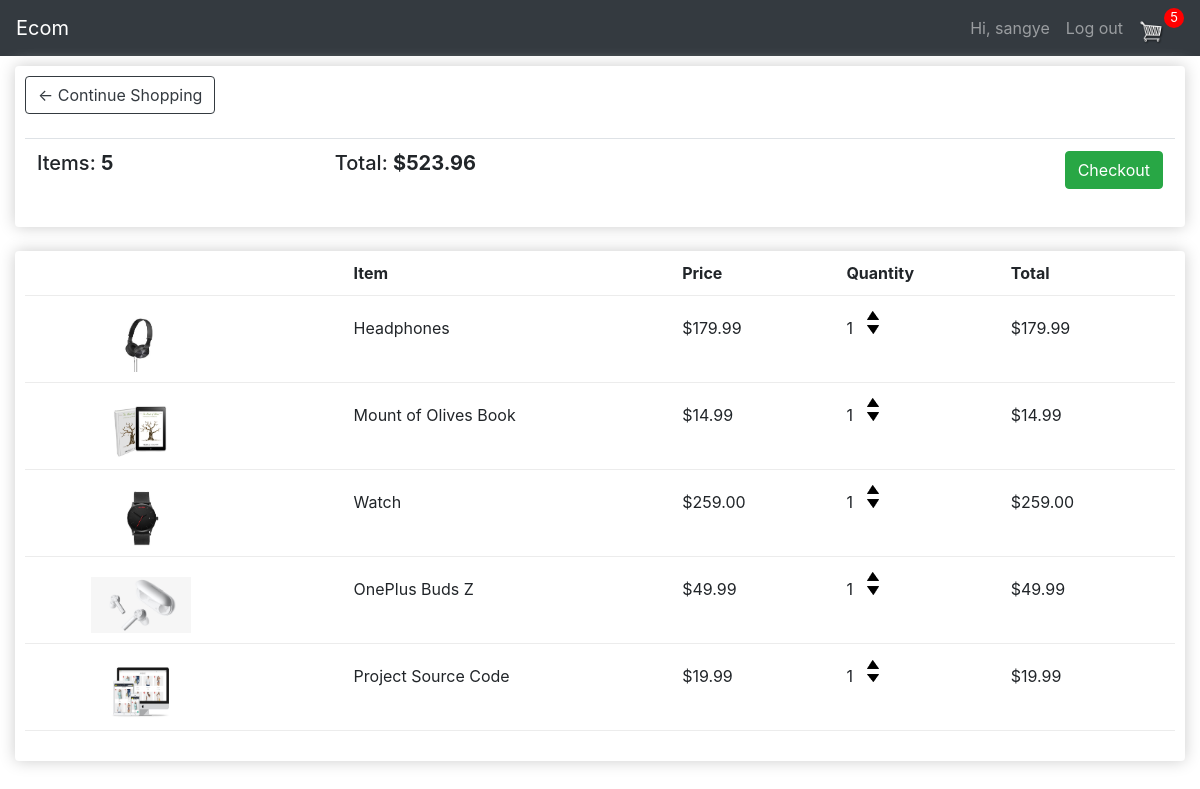
The page /cart/ (signed in) on the database as committed earlier.
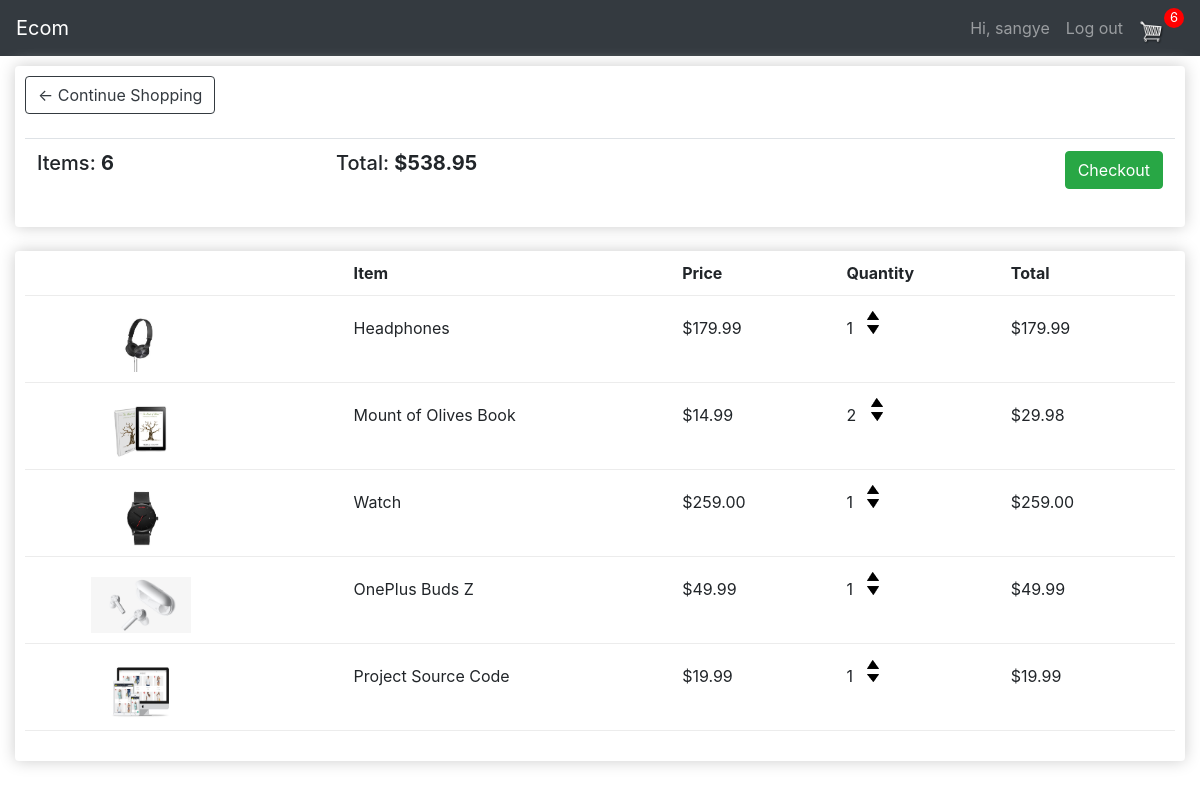
The same page on the database as committed later.
### store/models.py (models this page shows, shortened)
class Order(models.Model):
    customer = models.ForeignKey(Customer, on_delete=models.SET_NULL, blank=True, null=True)
    date_ordered = models.DateField(auto_now_add=True)
    complete = models.BooleanField(default=False, null=True, blank=False)
    transaction_id = models.CharField(max_length=200, null=True)
    @property
    def get_cart_total(self):
        orderitems = self.orderitem_set.all()
        total = sum([item.get_total for item in orderitems])
        return total
    @property
    def get_cart_items(self):
        orderitems = self.orderitem_set.all()
        total = sum([item.quantity for item in orderitems])
        return total

class OrderItem(models.Model):
    product = models.ForeignKey(Product, on_delete=models.SET_NULL, blank=True, null=True)
    order = models.ForeignKey(Order, on_delete=models.SET_NULL, blank=True, null=True)
    quantity = models.IntegerField(default=0, blank=True, null=True)
    date_added = models.DateTimeField(auto_now_add=True)
    @property
    def get_total(self):
        total = self.product.price * self.quantity
        return total

class Product(models.Model):
    name = models.CharField(max_length=200)
    price = models.DecimalField(max_digits=7, decimal_places=2)
    digital = models.BooleanField(default=False, null=True, blank=False)
    image = models.ImageField(null=True, blank=True)
    def __str__(self):
        return self.name
    @property
    def image_url(self):
        try:
            url = self.image.url
        except:
            url = ''
        return url

### store/views.py (the view)
# urls.py: path('cart/', views.cart, name='cart'),
def cart(request):
    data = cart_data(request)
    items = data['items']
    order = data['order']
    cart_items = data['cartItems']
    context = {'items': items, 'order': order, 'cartItems': cart_items}
    return render(request, 'store/cart.html', context)

### store/utils.py (called while the page is built)
def cart_data(request):
    if request.user.is_authenticated:
        customer = request.user.customer
        order, created = Order.objects.get_or_create(customer=customer, complete=False)
        items = order.orderitem_set.all()
        cart_items = order.get_cart_items
    else:
        cookie_data = cookie_cart(request)
        items = cookie_data['items']
        order = cookie_data['order']
        cart_items = cookie_data['cartItems']
    return {'items': items, 'order': order, 'cartItems': cart_items}

### store/templates/store/cart.html
{% extends 'store/base.html' %}
{% load static %}
{% block content %}
    <div class="row">
        <div class="col-lg-12">
            <div class="box-element">
                <a class="btn btn-outline-dark" href="{% url 'store:index' %}">&#x2190; Continue Shopping</a>
                <br>
                <br>
                <table class="table">
                    <tr>
                        <th><h5>Items: <strong>{{order.get_cart_items}}</strong></h5></th>
                        <th><h5>Total: <strong>${{order.get_cart_total}}</strong></h5></th>
                        <th>
                            <a class="btn btn-success checkout-btn" href="{% url 'store:checkout' %}">Checkout</a>
                        </th>
                    </tr>
                </table>
            </div>
            <br>
            <div class="box-element">
                <div class="cart-row">
                    <div class="flex-2"></div>
                    <div class="flex-2"><strong>Item</strong></div>
                    <div class="flex-1"><strong>Price</strong></div>
                    <div class="flex-1"><strong>Quantity</strong></div>
                    <div class="flex-1"><strong>Total</strong></div>
                </div>
                {% for item in items %}
                    <div class="cart-row">
                        <div class="flex-2"><img class="row-image" src="{{item.product.image_url}}" alt="{{item.product}}"></div>
                        <div class="flex-2">{{item.product.name}}</div>
                        <div class="flex-1">${{item.product.price}}</div>
                        <div class="flex-1">
                            <p class="quantity">{{item.quantity}}</p>
                            <div class="quantity">
                                <img data-product={{item.product.id}} data-action="add" class="chg-quantity update-cart" src="{% static 'images/arrow-up.png' %}" alt="arrow-up">
                                <img data-product={{item.product.id}} data-action="remove" class="chg-quantity update-cart" src="{% static 'images/arrow-down.png' %}" alt="arrow-down">
                            </div>
                        </div>
                        <div class="flex-1">${{item.get_total}}</div>
                    </div>
                {% endfor %}
            </div>
        </div>
    </div>
{% endblock content %}

### store/templates/store/base.html (shortened to what this page needs)
{% load bootstrap4 %}
<!doctype html>
<html lang="en">
  <head>
    <link rel="stylesheet" href="https://stackpath.bootstrapcdn.com/bootstrap/4.5.2/css/bootstrap.min.css">
    {% load static %}
    <link rel="stylesheet" href="{% static 'css/main.css' %}">
  </head>
  <body>
    <nav class="navbar navbar-expand-lg navbar-dark bg-dark">
        <a class="navbar-brand" href="{% url 'store:index' %}">Ecom</a>
        <div class="collapse navbar-collapse" id="navbarSupportedContent">
          <ul class="navbar-nav ml-auto">
            {% if user.is_authenticated %}
              <li class="nav-item">
                <a class="nav-link" href="#">Hi, {{ user.username }}</a>
              </li>
              <li class="nav-item">
                <a class="nav-link" href="{% url 'users:logout' %}">Log out</a>
              </li>
            {% endif %}
            <li class="nav-item">
              <div class="form-inline">
                <a href="{% url 'store:cart' %}">
                 <img id="cart-icon" src="{% static 'images/cart.png' %}" alt="cart">
               </a>
               <p id="cart-total">{{cartItems}}</p>
              </div>
            </li>
          </ul>
        </div>
    </nav>
    <div class="container-fluid">
      {% block content %}
      {% endblock content %}
    </div>
  </body>
</html>

Rows that differ between the two databases and show on the page:
changed through a linked row, Order: get_cart_items "5" → "6"; get_cart_total "523.96" → "538.95"
changed OrderItem "Mount of Olives Book": quantity "1" → "2"; get_total "14.99" → "29.98"
Other text that changed with them:
{{ cartItems }}: "5" → "6"
